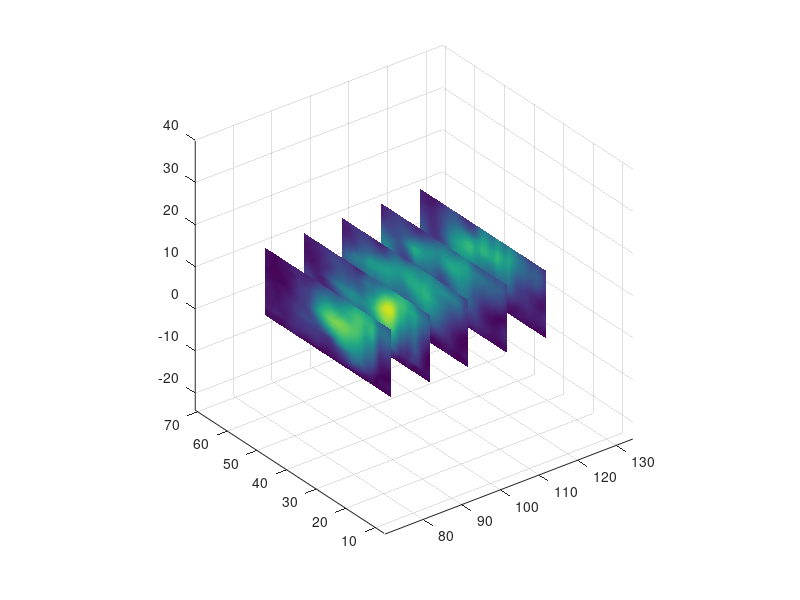

Reproduce this figure in MATLAB.
figure()
load wind, wind_speed=sqrt(u.^2+v.^2+w.^2);
wind_vel = sqrt(u.^2 + v.^2 + w.^2);
slice(x,y,z,wind_vel,[80,90,100,110,120],Inf,Inf)
axis equal
shading interp 
print -dpng /tmp/image.png
